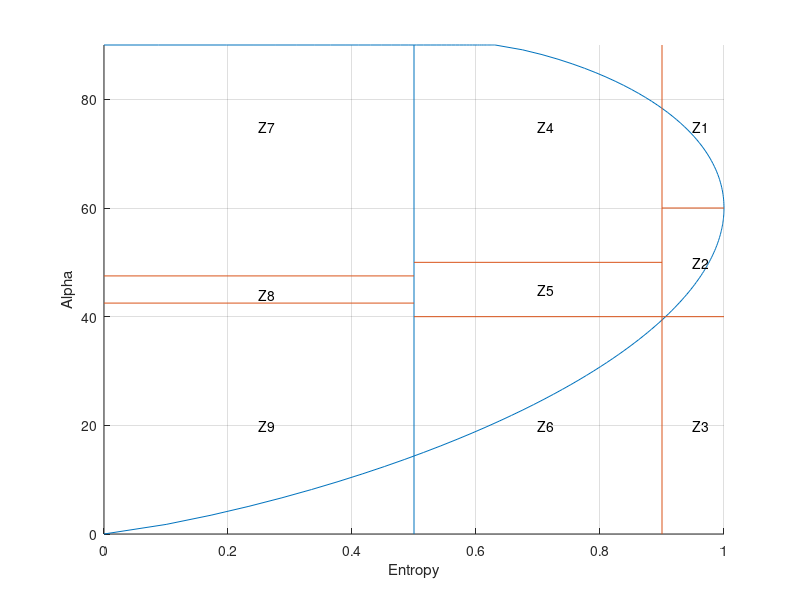

Reproduce this figure in MATLAB. (Note: this script raises an error after producing the figure.)
clear 
%% need HA_Anisotropytheta function
m = 0:0.01:1;
[x,y] = size(m);
%% Curve -1 --Lower curve
%log3(9) = log10(9) / log10(3)

for i = 1:y
H1(i) = ((-1)/(1+2*m(i)))*(log10(power(m(i),2*m(i))/power((1+2*m(i)),(1+2*m(i))))/log10(3));
a1(i) = (m(i)*180)/(2*m(i)+1);
end
figure
line(H1,a1)
hold on
%% Curve -II
%%limit-1 0<m<0.5
m = 0:0.01:0.5;
[x,y] = size(m); 
for i = 1:y
H21(i) = ((-1)/(1+2*m(i)))*(log10(power(2*m(i),2*m(i))/power((1+2*m(i)),(1+2*m(i))))/log10(3));
a21(i) = 180/2;
end
line(H21,a21) 
 
%%limit-1 0.5<m<1
m = 0.5:0.01:1;
[x,y] = size(m); 
for i = 1:y
H22(i) = ((-1)/(1+2*m(i)))*(log10(power((2*m(i)-1),(2*m(i)-1))/power((1+2*m(i)),(1+2*m(i))))/log10 (3));
a22(i) = 180/(1+2*m(i));
end
line(H22,a22) 

%% Zone boundaries
axis([0 1 0 90])
% line([x1 x2],[y1 y2])
hold on
plot([0.5 0.5],[0 90])
hold on
line([0.9 0.9],[0 90])
hold on
line([0 0.5],[42.5 42.5])
hold on
line([0 0.5],[47.5 47.5])
hold on
line([0.5 0.9],[40 40])
hold on
line([0.5 0.9],[50 50])
hold on
line([0.9 1.0],[40 40])
hold on
line([0.9 1.0],[60 60])
%-------------------------------------------------------------------------
% zone tagging
text(0.95,75,{'Z1'});
text(0.95,50,{'Z2'});
text(0.95,20,{'Z3'});
text(0.70,75,{'Z4'});
text(0.70,45,{'Z5'});
text(0.70,20,{'Z6'});
text(0.25,75,{'Z7'});
text(0.25,44,{'Z8'});
text(0.25,20,{'Z9'});
%-----------------------------------
grid on;
xlabel('Entropy');
ylabel('Alpha');
%%  
%%
%%
%%
%%
%%
%% Plotting the anisotrpic media loci with fixed A, varying theta
%% A = 0.0
theta = 0.00001:1:90;
[x,y] = size(theta);
AA = 0.0*ones(x,y);

for i = 1:y
[HC(i),alphaC(i)] = HA_Anisotropytheta(AA(i),theta(i));
end
line(HC,alphaC,'Color','red','LineStyle','-','LineWidth',1.2)
text(max(HC),max(alphaC),num2str('A=0'))
%% A = 0.20
theta = 0.00001:1:90;
[x,y] = size(theta);
AA = 0.20*ones(x,y);

for i = 1:y
[HC(i),alphaC(i)] = HA_Anisotropytheta(AA(i),theta(i));
end
line(HC,alphaC,'Color','red','LineStyle','-','LineWidth',1.2)
text(max(HC),max(alphaC),num2str('A=0.2'))
%% A = 0.40
theta = 0.00001:1:90;
[x,y] = size(theta);
AA = 0.40*ones(x,y);

for i = 1:y
[HC(i),alphaC(i)] = HA_Anisotropytheta(AA(i),theta(i));
end
line(HC,alphaC,'Color','red','LineStyle','-','LineWidth',1.2)
text(max(HC),max(alphaC),num2str('A=0.4'))
%% A = 0.60
theta = 0.00001:1:90;
[x,y] = size(theta);
AA = 0.60*ones(x,y);

for i = 1:y
[HC(i),alphaC(i)] = HA_Anisotropytheta(AA(i),theta(i));
end
line(HC,alphaC,'Color','red','LineStyle','-','LineWidth',1.2)
text(max(HC),max(alphaC),num2str('A=0.6'))
%% A = 0.80
theta = 0.00001:1:90;
[x,y] = size(theta);
AA = 0.80*ones(x,y);

for i = 1:y
[HC(i),alphaC(i)] = HA_Anisotropytheta(AA(i),theta(i));
end
line(HC,alphaC,'Color','red','LineStyle','-','LineWidth',1.2)
text(max(HC),max(alphaC),num2str('A=0.8'))
%% A = 0.90
theta = 0.00001:1:90;
[x,y] = size(theta);
AA = 0.90*ones(x,y);

for i = 1:y
[HC(i),alphaC(i)] = HA_Anisotropytheta(AA(i),theta(i));
end
line(HC,alphaC,'Color','red','LineStyle','-','LineWidth',1.2)
text(max(HC),max(alphaC),num2str('A=0.9'))

%%
%%
%%
%%
%% Plotting the anisotrpic media loci with fixed theta, varying A
%% theta = 10 deg
AA = 0.0001:0.01:1;
[x,y] = size(AA);
theta = 10*ones(x,y);

for i = 1:y
[HC(i),alphaC(i)] = HA_Anisotropytheta(AA(i),theta(i));
end
line(HC,alphaC,'Color','blue','LineStyle','-.','LineWidth',1.2)
%%https://in.mathworks.com/help/matlab/ref/line.html
text(max(HC),max(alphaC),num2str('T=10'))
% 
%% theta = 20 deg
AA = 0.0001:0.01:1;
[x,y] = size(AA);
theta = 20*ones(x,y);

for i = 1:y
[HC(i),alphaC(i)] = HA_Anisotropytheta(AA(i),theta(i));
end
line(HC,alphaC,'Color','blue','LineStyle','-.','LineWidth',1.2)
%%https://in.mathworks.com/help/matlab/ref/line.html
text(max(HC),max(alphaC),num2str('T=20'))

%% theta = 30 deg
AA = 0.0001:0.01:1;
[x,y] = size(AA);
theta = 30*ones(x,y);

for i = 1:y
[HC(i),alphaC(i)] = HA_Anisotropytheta(AA(i),theta(i));
end
line(HC,alphaC,'Color','blue','LineStyle','-.','LineWidth',1.2)
text(max(HC),max(alphaC),num2str('T=30'))

%% theta = 50 deg
AA = 0.0001:0.01:1;
[x,y] = size(AA);
theta = 50*ones(x,y);

for i = 1:y
[HC(i),alphaC(i)] = HA_Anisotropytheta(AA(i),theta(i));
end
line(HC,alphaC,'Color','blue','LineStyle','-.','LineWidth',1.2)
text(max(HC),max(alphaC),num2str('T=50'))

%% theta = 70 deg
AA = 0.0001:0.01:1;
[x,y] = size(AA);
theta = 70*ones(x,y);

for i = 1:y
[HC(i),alphaC(i)] = HA_Anisotropytheta(AA(i),theta(i));
end
line(HC,alphaC,'Color','blue','LineStyle','-.','LineWidth',1.2)
text(max(HC),max(alphaC),num2str('T=70'))

%% theta = 90 deg
AA = 0.0001:0.01:1;
[x,y] = size(AA);
theta = 90*ones(x,y);

for i = 1:y
[HC(i),alphaC(i)] = HA_Anisotropytheta(AA(i),theta(i));
end
line(HC,alphaC,'Color','blue','LineStyle','-.','LineWidth',1.2)
text(max(HC),max(alphaC),num2str('T=90'))
